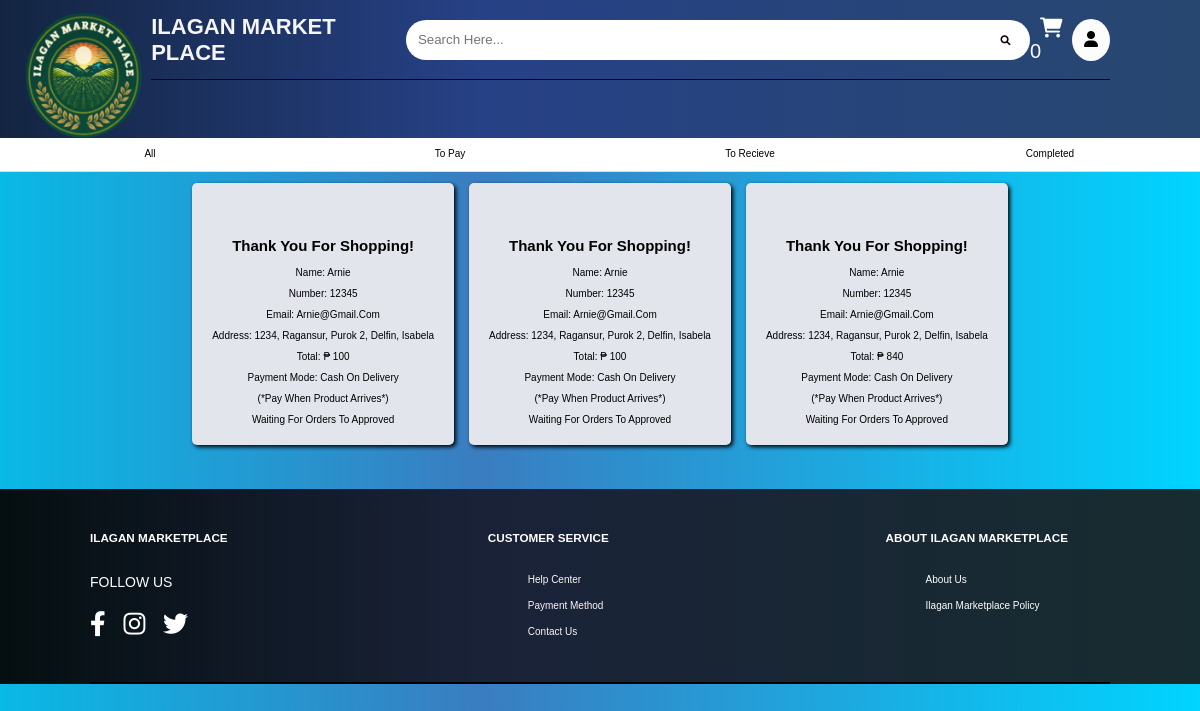
The page /ilagan/function/store_order_pay.php (signed in) on the database its author committed.
### tables this page shows
CREATE TABLE `pay` (
  `id` int(11) NOT NULL,
  `user_id` int(11) NOT NULL,
  `name` varchar(255) NOT NULL,
  `number` int(255) NOT NULL,
  `email` varchar(255) NOT NULL,
  `method` varchar(255) NOT NULL,
  `flat` varchar(255) NOT NULL,
  `street` varchar(255) NOT NULL,
  `city` varchar(255) NOT NULL,
  `country` varchar(255) NOT NULL,
  `zipcode` int(255) NOT NULL,
  `image` varchar(255) NOT NULL,
  `pname` varchar(255) NOT NULL,
  `price` int(255) NOT NULL,
  `quantity` int(255) NOT NULL,
  `totalprice` int(255) NOT NULL
);

### ilagan/function/store_order_pay.php (the view, shortened to what this page needs)
<?php
include 'db.php';
$user_id = $_SESSION['user_id'];
?>
<!DOCTYPE html>
<html>
<head>
    <link rel="stylesheet" href="css/display.css">
    <link rel="stylesheet" href="css/collect.css">
    <link rel="stylesheet" href="https://cdnjs.cloudflare.com/ajax/libs/font-awesome/6.0.0/css/all.min.css">
</head>
<body>
<header>
    <a href="collection.php"><img src="image/imglogo.png" alt="" class="headlogo"></a>
    <nav>
    <?php
        $select_rows = mysqli_query($conn, "SELECT * FROM `cart` WHERE user_id = '$user_id'") or die('Query failed');
        $row_count = mysqli_num_rows($select_rows);
        ?>
        <div class="logo-search">
            <a href="#" class="logo">Ilagan Market place</a>
            <div class="search-box">
                <input type="search" placeholder="Search Here...">
                <i class="fa-solid fa-magnifying-glass"></i>
            </div>
            <div class="icon">
                <a href="cart.php" class="cart"><i class="fa-solid fa-cart-shopping"></i><span><?php echo $row_count; ?></span></a>
            </div>
            <div class="dropdown">
                <button class="dropbtn"><a><i class="fa-solid fa-user"></i></i></a></button>
            </div>
        </div>
        <ul>
        </ul>
    </nav>
    <div class="nav-tabs">
        <a href="store_order.php" >All</a>
        <a href="store_order_pay.php" >To pay</a>
        <a href="store_order_receive.php">To Recieve</a>
        <a href="store_order_completed.php">Completed</a>
    </div>
</header>
<div class="box-container">
    <?php
    $select_products = mysqli_query($conn, "SELECT * FROM `pay` WHERE user_id = '$user_id'");
    if (mysqli_num_rows($select_products) > 0) {
        while ($fetch_product = mysqli_fetch_assoc($select_products)) {
    ?>
        <form action="" method="post">
            <br>
            <div class="box">
                <div class="message-container">
                    <br>
                    <br>
                    <h2>Thank you for shopping!</h2>
                    <div class="customer-details">
                        <p>name: <span><?php echo $fetch_product['name']; ?></span></p>
                        <p>number: <span><?php echo $fetch_product['number']; ?></span></p>
                        <p>email: <span><?php echo $fetch_product['email']; ?></span></p>
                        <p>address: <span><?php echo $fetch_product['zipcode'] .', '. $fetch_product['flat'] . ', ' . $fetch_product['street'] . ', ' . $fetch_product['city'] . ', ' . $fetch_product['country']; ?></span></p>
                        <span class='total'>Total: ₱ <?php echo $fetch_product['totalprice']; ?></span>
                        <p>payment mode: <span><?php echo $fetch_product['method']; ?></span></p>
                        <p>(*pay when product arrives*)</p>
                    </div>
                    <a  class='btn'>Waiting for orders to approved</a>
                </div>
            </div>
        </form>
    <?php
        }
    } else {
        echo "<p>No orders found.</p>";
    }
    ?>
</div>
<br>
<br>
<br>
<br>
<div class="footer">
    <div class="contanier">
        <div class="row">
            <h3>Ilagan Marketplace</h3>
            <p>FOLLOW US</p>
            <div class="social-links">
                <a href="#"><i class="fa-brands fa-facebook-f"></i></a>
                <a href="#"><i class="fa-brands fa-instagram"></i></a>
                <a href="#"><i class="fa-brands fa-twitter"></i></a>
            </div>
        </div>
        <div class="row">
            <h3>CUSTOMER SERVICE</h3>
            <ul>
                <li><a href="#">Help Center</a></li>
                <li><a href="#">Payment Method</a></li>
                <li><a href="#">Contact Us</a></li>
            </ul>
        </div>
        <div class="row">
            <h3>ABOUT Ilagan Marketplace</h3>
            <ul>
                <li>About us</li>
                <li>Ilagan Marketplace Policy</li>
            </ul>
        </div>
    </div>
</div>
</body>
</html>

### ilagan/css/display.css (style rules this page uses)
.box-container { display: flex; flex-wrap: wrap; gap:1.5rem; justify-content: center; align-items: center; }
.box { text-align: center; padding:2rem; box-shadow: var(--box-shadow); border:var(--border); border-radius: .5rem; background: #e2e6ec; box-shadow: 2px 2px 4px black; }

### ilagan/css/collect.css (style rules this page uses)
* { font-family: 'Poppins', sans-serif; box-sizing: border-box; outline: none; border:none; text-decoration: none; text-transform: capitalize; }
html { font-size: 62.5%; }
body { background: linear-gradient(90deg, rgb(9, 185, 230) 0%, rgb(58, 125, 192) 40%, rgba(0,212,255,1) 100%); margin: 0%; }
.headlogo { margin-top: 0%; padding-left: 0%; margin-left: 0%; height: 20%; width: 15%; position: absolute; }
header { background: linear-gradient(90deg, rgb(19, 37, 65) 0%, rgb(39, 65, 134) 40%, rgb(39, 71, 112) 100%); height: 30%; }
header nav { width: 85%; margin: 0 auto; }
header nav .logo-search { display: flex; justify-content: space-between; align-items: center; height: 80px; margin-left: 6%; border-bottom: 1px solid #070707; }
header nav .logo-search .logo { color: #f5f5f5; text-transform: uppercase; font-size: 22px; font-weight: bold; }
header nav .logo-search .search-box { width: 650px; height: 40px; position: relative; margin-right: 0%; }
header nav .logo-search .search-box input { width: 100%; height: 100%; padding: 0 50px 0 12px; border-radius: 30px; outline: none; border: none; }
header nav .logo-search .search-box i { position: absolute; right: 0; top: 0; height: 100%; width: 50px; text-align: center; line-height: 40px; border-left: 1px solid #ffffff78; cursor: pointer; color: #0f0101; }
header nav .logo-search .icon a { color: #ffffff; margin-left: 10px; font-size: 20px; height: 10px; width: 10px; margin-right: 0px; }
.dropbtn { background-color: #fcfcfc; color: rgb(0, 0, 0); padding: 12px; font-size: 16px; border-radius: 100%; }
.dropdown { position: relative; display: inline-block; border-radius: 100%; }
.footer { background: linear-gradient(90deg, rgb(5, 15, 17) 0%, rgb(26, 34, 56) 40%, rgb(23, 44, 48) 100%); }
.footer .contanier { padding: 30px 0; width: 85%; margin: auto; display: flex; justify-content: space-between; border-bottom: 2px solid #000000; }
.footer .contanier .row { width: 22%; }
.footer .contanier .row h3 { color: #fffdfd; margin-bottom: 30px; text-transform: uppercase; }
.footer .contanier .row p { color: #ffffff; font-size: 14px; margin-bottom: 20px; }
.footer .contanier .row .social-links a { color: #ffffff; margin-right: 15px; font-size: 25px; }
.footer .contanier .row ul li { list-style: none; margin-bottom: 15px; color: #ffffff; }
.footer .contanier .row ul li a { color: #fcf6f6; }

### ilagan/function/store_order_pay.php (style rules this page uses)
.nav-tabs { display: flex; border-bottom: 1px solid #ddd; background:white; }
.nav-tabs a { flex: 1; text-align: center; padding: 10px; text-decoration: none; color: black; border-bottom: 2px solid transparent; }

### rows shown on the page
pay: name "Arnie", number "12345", email "Arnie@gmail.com", zipcode "1234", flat "Ragansur", street "Purok 2", city "Delfin", country "Isabela", totalprice "100", method "Cash On Delivery"
pay: name "Arnie", number "12345", email "Arnie@gmail.com", zipcode "1234", flat "Ragansur", street "Purok 2", city "Delfin", country "Isabela", totalprice "100", method "Cash On Delivery"
pay: name "Arnie", number "12345", email "Arnie@gmail.com", zipcode "1234", flat "Ragansur", street "Purok 2", city "Delfin", country "Isabela", totalprice "840", method "Cash On Delivery"

### other values the page prints
$row_count "0"
